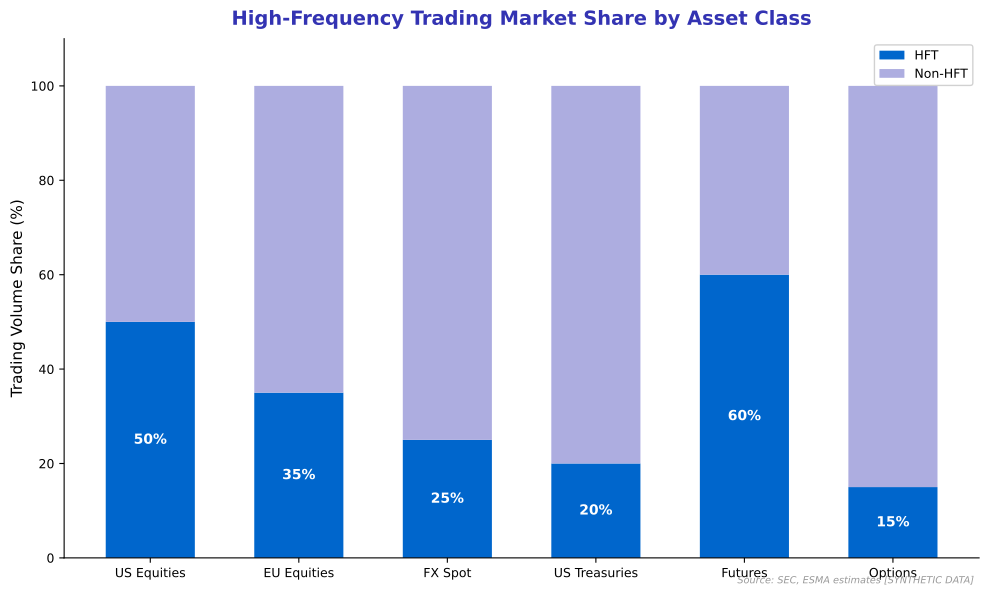

Write the Python code that produced this figure.
"""
HFT Market Share by Asset Class
Shows high-frequency trading penetration

Output: hft_market_share.pdf
Module: module_04_traditional
Lesson: 40 - Electronic Trading
"""

from pathlib import Path
import matplotlib.pyplot as plt
import numpy as np

plt.rcParams.update({
    'font.size': 10,
    'axes.labelsize': 10,
    'axes.titlesize': 11,
    'xtick.labelsize': 9,
    'ytick.labelsize': 9,
    'legend.fontsize': 9,
    'figure.figsize': (10, 6),
    'figure.dpi': 150
})

MLPURPLE = '#3333B2'
MLBLUE = '#0066CC'
MLORANGE = '#FF7F0E'
MLGREEN = '#2CA02C'

def create_chart():
    fig, ax = plt.subplots(figsize=(10, 6))

    # HFT share of trading volume by asset class
    asset_classes = ['US Equities', 'EU Equities', 'FX Spot', 'US Treasuries', 'Futures', 'Options']
    hft_share = [50, 35, 25, 20, 60, 15]  # Percentage
    non_hft = [100 - x for x in hft_share]

    x = np.arange(len(asset_classes))
    width = 0.6

    ax.bar(x, hft_share, width, label='HFT', color=MLBLUE)
    ax.bar(x, non_hft, width, bottom=hft_share, label='Non-HFT', color=MLLAVENDER)

    # Add percentage labels
    for i, (hft, total) in enumerate(zip(hft_share, [100]*len(hft_share))):
        ax.text(i, hft/2, f'{hft}%', ha='center', va='center', fontsize=10,
                fontweight='bold', color='white')

    ax.set_ylabel('Trading Volume Share (%)', fontsize=11)
    ax.set_title('High-Frequency Trading Market Share by Asset Class', fontsize=14,
                 fontweight='bold', color=MLPURPLE, pad=10)

    ax.set_xticks(x)
    ax.set_xticklabels(asset_classes)
    ax.legend(loc='upper right', framealpha=0.9)
    ax.set_ylim(0, 110)

    ax.spines['top'].set_visible(False)
    ax.spines['right'].set_visible(False)

    fig.text(0.98, 0.02, 'Source: SEC, ESMA estimates [SYNTHETIC DATA]',
             fontsize=7, color='#999999', ha='right', style='italic')

    plt.tight_layout()

    output_path = Path(__file__).parent / 'hft_market_share.pdf'
    plt.savefig(output_path, format='pdf', dpi=300, bbox_inches='tight')
    plt.close()
    print(f"Chart saved to: {output_path}")
    return output_path

MLLAVENDER = '#ADADE0'

if __name__ == '__main__':
    create_chart()
